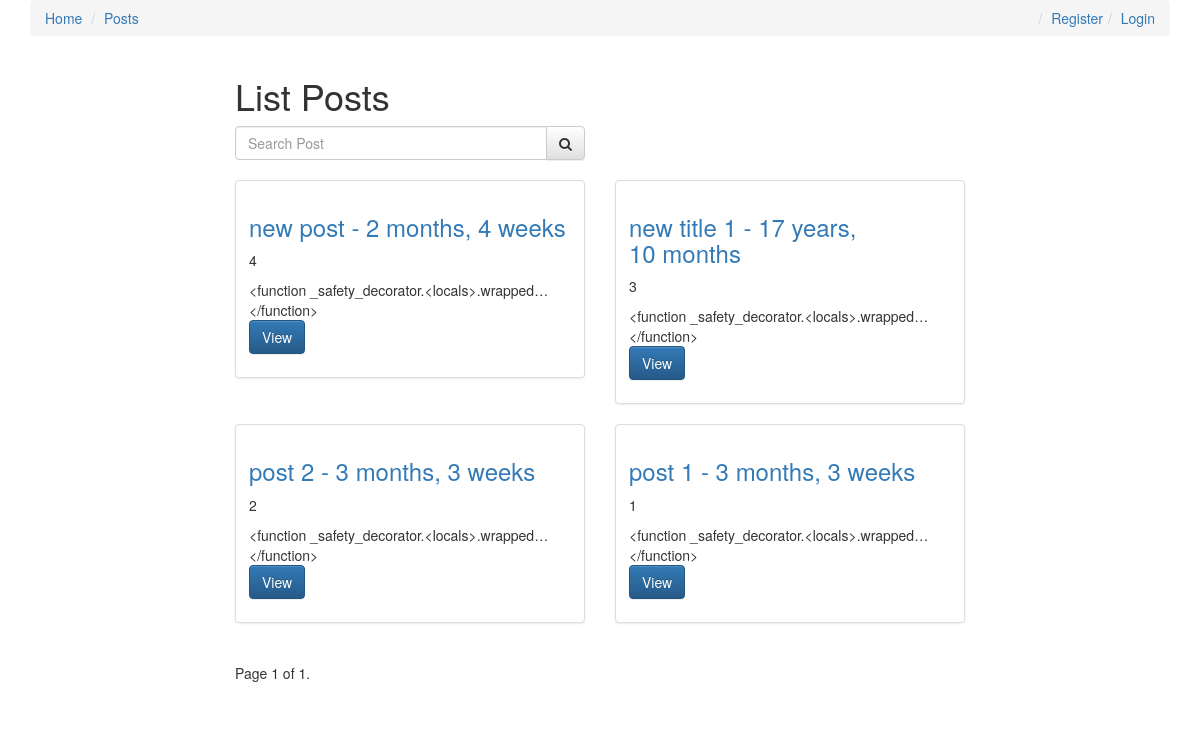
/posts/, run on the app's committed database.
### posts/models.py (models this page shows, shortened)
class Post(models.Model):
	user 		= models.ForeignKey(settings.AUTH_USER_MODEL, default=1)
	title 		= models.CharField(max_length=120)
	slug 		= models.SlugField(unique=True, blank=True)
	image 		= models.ImageField(upload_to=upload_location, null=True, blank=True, width_field="width_field", height_field="height_field")
	height_field= models.IntegerField(default=0)
	width_field	= models.IntegerField(default=0)
	content 	= models.TextField()
	draft 		= models.BooleanField(default=False)
	publish 	= models.DateField(auto_now=False, auto_now_add=False, blank=True)
	timestamp 	= models.DateTimeField(auto_now_add=True)
	updated 	= models.DateTimeField(auto_now=True)
	read_time 	= models.TimeField(null=True, blank=True)
	objects = PostManager()
	def get_absolute_url(self):
		return reverse("posts:detail", kwargs={"slug": self.slug})
	class Meta:
		ordering = ["-timestamp"]
	def get_markdown(self):
		content = self.content
		return mark_safe(markdown(content))

### posts/views.py (the view)
# urls.py: url(r'^posts/', posts_views.post_list),
def post_list(request):
	queryset_list = Post.objects.active()
	if request.user.is_staff or request.user.is_superuser:
		queryset_list = Post.objects.all()
	query = request.GET.get("q")
	if query:
		queryset_list = queryset_list.filter(
			Q(title__icontains=query) |
			Q(content__icontains=query) |
			Q(user__first_name__icontains=query)
			).distinct()
	paginator = Paginator(queryset_list, 25)
	page = request.GET.get('page')
	try:
		queryset = paginator.page(page)
	except PageNotAnInteger:
		queryset = paginator.page(1)
	except EmptyPage:
		queryset = paginator.page(paginator.num_pages)
	context = {
		"object_list": queryset,
	}
	return render(request, "post_list.html", context)

### posts/models.py (called while the page is built)
	def active(self):
		return super().filter(draft=False).filter(publish__lte=timezone.now())

### posts/templates/post_list.html (shortened to what this page needs)
{% extends 'base.html' %} {% block content %}
<div class="col-sm-8 col-sm-offset-2">
    <h1>List Posts</h1>
    <form action="" class="row">
        <div class="col-sm-6">
            <div class="input-group">
                <input class="form-control" type="text" placeholder="Search Post" name="q" value="{{ request.GET.q }}">
                <span class="input-group-btn">
                <button class="btn btn-default" type="button"><i class="fa fa-search"></i></button>
            </span>
            </div>
        </div>
    </form>
    <br>
    <div class="row">
        {% for object in object_list %}
        <div class="col-sm-6">
            <div class="thumbnail">
                <div class="caption">
                    <h3><a href="{{ object.get_absolute_url }}">{{ object.title }} - {{ object.publish|timesince }}</a></h3>
                    <p>{{ object.id|linebreaks|truncatechars:120 }}</p>
                    <div class="post-detail-item"> {{ object.get_markdown|truncatechars_html:9 }}</div>
                    <p><a href="{{ object.get_absolute_url }}" class="btn btn-primary" role="button">View</a></p>
                </div>
            </div>
        </div>
        {% cycle "" "</div><div class='row'>" %} {% endfor %}
    <div class="pagination">
        <span class="step-links">
        <span class="current">
            Page {{ object_list.number }} of {{ object_list.paginator.num_pages }}.
        </span>
        </span>
    </div>
</div>
{% endblock %}

### static/css/base.css (style rules this page uses)
h1 { color:red; }

### data on the page
Post: title "new post", publish "2 months, 4 weeks", id "4", get_markdown "<function _safety_decorator.<locals>.wrapped…</function>"
Post: title "new title 1", publish "17 years, 10 months", id "3", get_markdown "<function _safety_decorator.<locals>.wrapped…</function>"
Post: title "post 2", publish "3 months, 3 weeks", id "2", get_markdown "<function _safety_decorator.<locals>.wrapped…</function>"
Post: title "post 1", publish "3 months, 3 weeks", id "1", get_markdown "<function _safety_decorator.<locals>.wrapped…</function>"

### other printed values
{{ object_list.number }} "1"
{{ object_list.paginator.num_pages }} "1"
